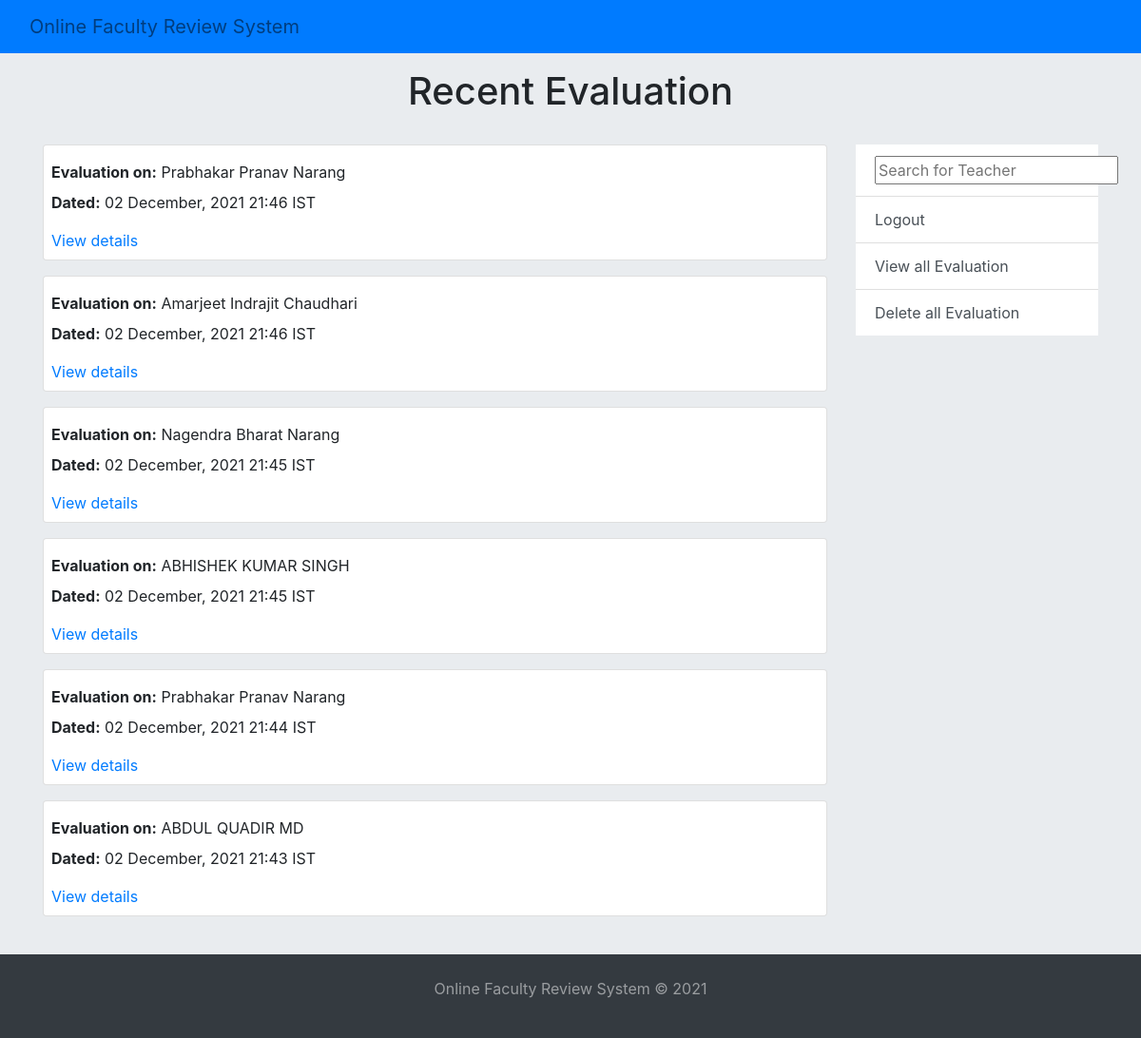
The page /review/ on the database as committed earlier.
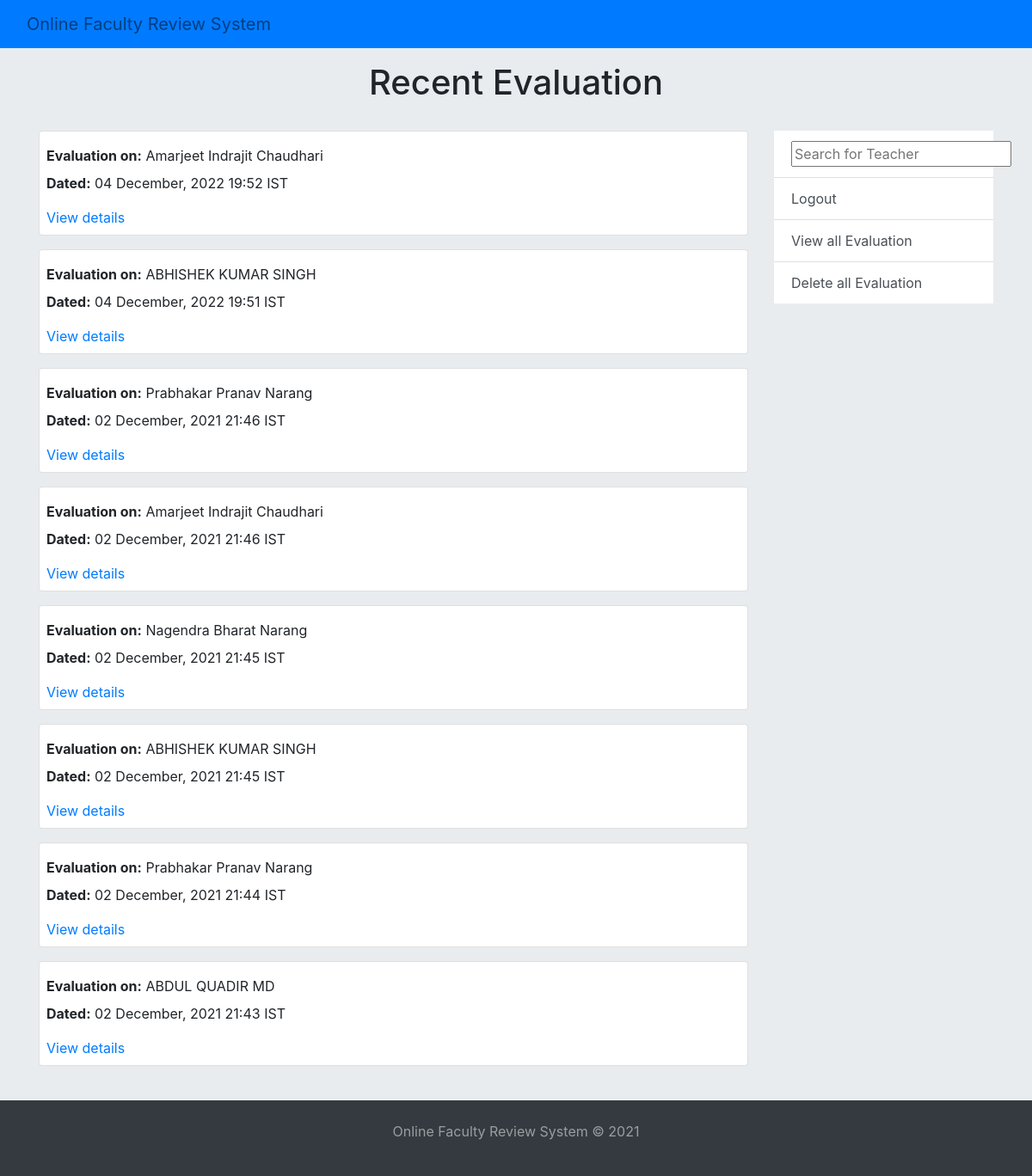
The same page on the database as committed later.
### Feedback/models.py (models this page shows, shortened)
class FeedbackData(models.Model):
    CHOICES = (
        ('Strongly Disagree', 'Strongly Disagree'),
        ('Disagree', 'Disagree'),
        ('Sometimes', 'Sometimes'),
        ('Agree', 'Agree'),
        ('Strongly Agree', 'Strongly Agree'),
    )
    date_submitted = models.DateTimeField(auto_now=True)
    teacher_name = models.ForeignKey(Teacher, verbose_name='Name of Teacher',on_delete=models.CASCADE)
    punctuality = models.CharField(verbose_name='The teacher is punctual in coming to class',max_length=225,choices=CHOICES)
    portion = models.CharField(verbose_name='The teacher completes portions at the appropriate time',max_length=225,choices=CHOICES)
    doubt = models.CharField(verbose_name='The teacher takes in effort to clear your doubts',max_length=225,choices=CHOICES)
    interactive = models.CharField(verbose_name='The teacher makes the class interactive',max_length=225,choices=CHOICES)
    comments = models.TextField(verbose_name='Any other feedback (your comments)',blank=True)
    class Meta:
        verbose_name = 'Feedback Data'
        verbose_name_plural = 'Feedback Data'

### Home/models.py (models this page shows)
class Teacher(models.Model):
    name = models.CharField(verbose_name='Name of teacher',max_length=255, unique=True)
    class Meta:
        verbose_name = 'Teacher'
        verbose_name_plural = 'Teachers'
    def __str__(self):
        return self.name

### Review/views.py (the view)
# urls.py: path('', ListFeedbackView.as_view(), name='ListFeedbackView'),
class ListFeedbackView(ListView):
    model = FeedbackData
    template_name = 'Review/list_feedback.html'
    context_object_name = 'feedbacks'
    ordering = ['-date_submitted']
    paginate_by = 10

### Review/templates/Review/list_feedback.html
{% extends 'Home/index.html' %}
{% block content %}
    <div class="container">
        <h1 class="text-center py-3">Recent Evaluation</h1>
        <div class="row mt-3">
            <div class="col-9">
                {% for feedback in feedbacks %}
                    <div class="card p-2 mb-3">
                        <p class="my-2"><strong>Evaluation on:</strong> {{ feedback.teacher_name }}</p>
                        <p><strong>Dated:</strong> {{ feedback.date_submitted|date:'d F, Y H:i e' }}</p>
                        <a href="{% url 'FeedbackDetailView' feedback.id %}">View details</a>
                    </div>
                {% endfor %}
            </div>
            <div class="col-3">
                <ul class="list-group list-group-flush">
                    <form class="list-group-item list-group-item-action" action="{% url 'SearchResultsView' %}" method="get">
                        <input type="text" name="q" placeholder="Search for Teacher" autocomplete="on" autofocus="on" id="search-field">
                    </form>
                    <a class="list-group-item list-group-item-action" role="button" href="{% url 'LogoutView' %}">Logout</a>
                    <a class="list-group-item list-group-item-action" role="button" href="{% url 'ListFeedbackView' %}">View all Evaluation</a>
                    <a class="list-group-item list-group-item-action" role="button" href="{% url 'deleteAllFeedback' %}">Delete all Evaluation</a>
                </ul>
            </div>
        </div>
    </div>
{% endblock content %}

### Home/templates/Home/index.html (shortened to what this page needs)
{% load static %}
<!doctype html>
<html lang="en">
<head>
    <link rel="stylesheet" href="https://stackpath.bootstrapcdn.com/bootstrap/4.4.1/css/bootstrap.min.css">
    <link rel="stylesheet" href="{% static 'Home/styles.css' %}">
</head>
<body class="d-flex flex-column">
    <nav class="navbar bg-primary">
        <div class="container-fluid">
            <a class="navbar-brand text-black-50" href="{% url 'HomeView' %}">Online Faculty Review System</a>
        </div>
    </nav>
    <div id="page-content">
        {% block content %}{% endblock content %}
    </div>
    <footer id="sticky-footer" class="bg-dark py-4 mt-4 text-white-50">
        <div class="container text-center">
            <p class="copyright">Online Faculty Review System &copy; 2021</p>
        </div>
    </footer>
    <link rel="stylesheet" href="https://ajax.googleapis.com/ajax/libs/jqueryui/1.11.4/themes/smoothness/jquery-ui.css">
</body>
</html>

### Home/static/Home/styles.css (style rules this page uses)
body { height: 100%; background-color: #e9ecef; }
html { height: 100%; }
#page-content { flex: 1 0 auto; }
#sticky-footer { flex-shrink: none; }

Rows that differ between the two databases and show on the page:
added FeedbackData: teacher_name "Amarjeet Indrajit Chaudhari", date_submitted "04 December, 2022 19:52 IST"
added FeedbackData: teacher_name "ABHISHEK KUMAR SINGH", date_submitted "04 December, 2022 19:51 IST"
